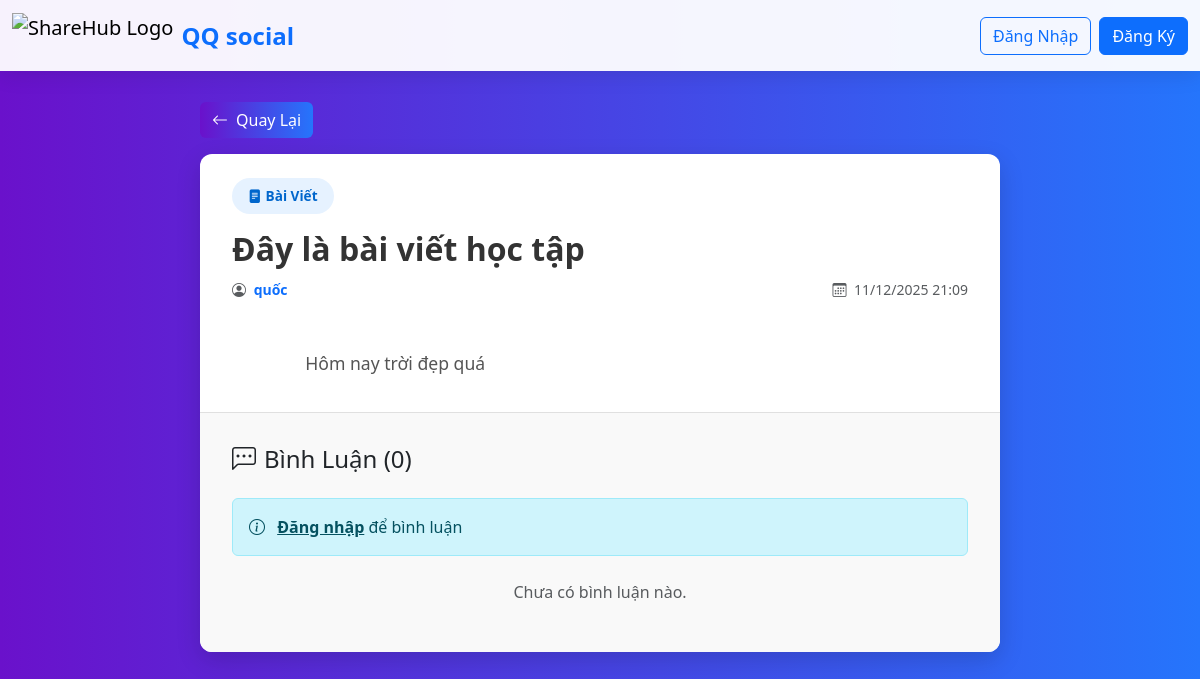
/posts/detailed_post.php?id=8, run on the app's committed database.
### tables this page shows
CREATE TABLE `posts` (
  `id` int(11) NOT NULL,
  `user_id` int(11) NOT NULL,
  `title` varchar(255) NOT NULL,
  `content` text DEFAULT NULL,
  `type` varchar(20) NOT NULL DEFAULT 'text',
  `video_url` varchar(500) DEFAULT NULL,
  `status` tinyint(4) DEFAULT 1,
  `created_at` datetime DEFAULT current_timestamp(),
  `updated_at` datetime DEFAULT current_timestamp() ON UPDATE current_timestamp()
);

CREATE TABLE `users` (
  `id` int(11) NOT NULL,
  `username` varchar(100) NOT NULL,
  `email` varchar(255) NOT NULL,
  `password` varchar(255) NOT NULL,
  `role_id` int(11) DEFAULT NULL,
  `role_level` tinyint(4) DEFAULT 1,
  `created_at` datetime DEFAULT current_timestamp(),
  `updated_at` datetime DEFAULT current_timestamp() ON UPDATE current_timestamp(),
  `status` varchar(50) DEFAULT 'active'
);

### posts/detailed_post.php (the view, shortened to what this page needs)
<?php
include '../config.php';
$post_id = intval($_GET['id']);
$sql = "SELECT posts.*, users.username
        FROM posts
        JOIN users ON posts.user_id = users.id
        WHERE posts.id = $post_id";
$query = mysqli_query($conn, $sql);
$post = mysqli_fetch_assoc($query);
$comment_sql = "SELECT comments.*, users.username
                FROM comments
                JOIN users ON comments.user_id = users.id
                WHERE comments.post_id = $post_id
                ORDER BY comments.created_at ASC";
$comment_query = mysqli_query($conn, $comment_sql);
?>
<!DOCTYPE html>
<html lang="vi">
<head>
    <link href="https://cdn.jsdelivr.net/npm/bootstrap@5.3.3/dist/css/bootstrap.min.css" rel="stylesheet">
    <link rel="stylesheet" href="https://cdn.jsdelivr.net/npm/bootstrap-icons@1.11.3/font/bootstrap-icons.css">
</head>
<body>
    <nav class="navbar navbar-expand-lg fixed-top">
        <div class="container-fluid">
            <a class="navbar-brand d-flex align-items-center" href="../index.php">
                <img src="https://img.freepik.com/premium-vector/play-button-media-music-icon-logo-design-colorful-media-play-technology-logo-element-music-audio-streaming-service-app-video-icon-logo_144543-1677.jpg" alt="ShareHub Logo" class="logo-img">
                <span class="ms-2 fw-bold fs-4 text-primary">QQ social</span>
            </a>
            <div class="collapse navbar-collapse" id="navbarNav">
                <div class="ms-auto d-flex align-items-center">
                    <?php if (isset($_SESSION['user_id'])): ?>
                        <span class="me-3 fw-bold text-dark">Hi, <?php echo htmlspecialchars($_SESSION['username']); ?></span>
                        <a href="../auth/logout.php" class="btn btn-outline-danger btn-sm">Đăng Xuất</a>
                    <?php else: ?>
                        <a href="../auth/login.php" class="btn btn-outline-primary me-2">Đăng Nhập</a>
                        <a href="../auth/register.php" class="btn btn-primary">Đăng Ký</a>
                    <?php endif; ?>
                </div>
            </div>
        </div>
    </nav>
    <div class="post-detail-container">
        <div class="mb-3">
            <a href="../index.php" class="btn btn-back">
                <i class="bi bi-arrow-left me-2"></i>Quay Lại
            </a>
        </div>
        <div class="post-detail-card">
            <div class="post-header">
                <div class="mb-3">
                    <span class="type-badge <?php echo $post['type'] == 'video' ? 'type-video' : 'type-text'; ?>">
                        <?php if ($post['type'] == 'video'): ?>
                            <i class="bi bi-play-circle-fill me-1"></i>Video
                        <?php else: ?>
                            <i class="bi bi-file-text-fill me-1"></i>Bài Viết
                        <?php endif; ?>
                    </span>
                </div>
                <h1 class="post-title">
                    <?php echo htmlspecialchars($post['title']); ?>
                </h1>
                <div class="post-meta">
                    <div>
                        <small class="text-muted">
                            <i class="bi bi-person-circle me-1"></i>
                            <span class="text-primary fw-bold"><?php echo htmlspecialchars($post['username']); ?></span>
                        </small>
                    </div>
                    <div>
                        <small class="text-muted">
                            <i class="bi bi-calendar3 me-1"></i>
                            <?php echo date('d/m/Y H:i', strtotime($post['created_at'])); ?>
                        </small>
                    </div>
                </div>
            </div>
            <div class="post-content">
                <?php echo nl2br(htmlspecialchars($post['content'])); ?>
            </div>
            <div class="comments-section">
                <h4 class="mb-4">
                    <i class="bi bi-chat-left-dots me-2"></i>Bình Luận (<?php echo mysqli_num_rows($comment_query); ?>)
                </h4>
                <?php if (isset($_SESSION['user_id'])): ?>
                    <form method="POST" class="mb-4">
                        <div class="mb-3">
                            <textarea class="form-control" name="comment_content" rows="3" placeholder="Viết bình luận của bạn..." required></textarea>
                        </div>
                        <button type="submit" class="btn btn-primary">
                            <i class="bi bi-send me-2"></i>Gửi Bình Luận
                        </button>
                    </form>
                <?php else: ?>
                    <div class="alert alert-info mb-4">
                        <i class="bi bi-info-circle me-2"></i>
                        <a href="../auth/login.php" class="alert-link">Đăng nhập</a> để bình luận
                    </div>
                <?php endif; ?>
                <?php if (mysqli_num_rows($comment_query) > 0): ?>
                    <hr>
                    <?php
                    $comment_query = mysqli_query($conn, "SELECT comments.*, users.username
                                                         FROM comments
                                                         JOIN users ON comments.user_id = users.id
                                                         WHERE comments.post_id = $post_id
                                                         ORDER BY comments.created_at ASC");
                    while ($comment = mysqli_fetch_assoc($comment_query)): ?>
                        <div class="comment">
                            <div class="comment-author">
                                <i class="bi bi-person-circle me-2"></i><?php echo htmlspecialchars($comment['username']); ?>
                            </div>
                            <div class="comment-time">
                                <?php echo date('d/m/Y H:i', strtotime($comment['created_at'])); ?>
                            </div>
                            <div class="comment-content">
                                <?php echo htmlspecialchars($comment['content']); ?>
                            </div>
                        </div>
                    <?php endwhile; ?>
                <?php else: ?>
                    <p class="text-muted text-center">Chưa có bình luận nào.</p>
                <?php endif; ?>
            </div>
        </div>
    </div>
</body>
</html>

### posts/detailed_post.php (style rules this page uses)
body { background: linear-gradient(to right, #6a11cb, #2575fc); min-height: 100vh; margin: 0; padding-top: 70px; }
.navbar { background: rgba(255, 255, 255, 0.95); box-shadow: 0 4px 20px rgba(0, 0, 0, 0.1); }
.logo-img { height: 45px; width: auto; }
.post-detail-container { max-width: 800px; margin: 2rem auto; }
.post-detail-card { background: white; border-radius: 12px; box-shadow: 0 8px 25px rgba(0, 0, 0, 0.15); overflow: hidden; }
.post-header { padding: 1.5rem 2rem 0 2rem; border-bottom: none; }
.post-title { font-size: 2rem; font-weight: bold; color: #333; margin-bottom: 0.5rem; }
.post-meta { display: flex; justify-content: space-between; align-items: center; flex-wrap: wrap; gap: 1rem; margin-bottom: 0; }
.post-content { padding: 1rem 2rem 2rem 2rem; line-height: 1.8; font-size: 1.1rem; color: #555; text-align: justify; word-wrap: break-word; word-break: break-word; white-space: pre-wrap; overflow-wrap: break-word; }
.comments-section { border-top: 1px solid #e0e0e0; padding: 2rem; background-color: #f9f9f9; }
.btn-back { background: linear-gradient(to right, #6a11cb, #2575fc); border: none; color: white; }
.type-badge { display: inline-block; padding: 0.5rem 1rem; border-radius: 20px; font-size: 0.85rem; font-weight: bold; }
.type-text { background-color: #e6f2ff; color: #0066cc; }

### data on the page
posts: title "Đây là bài viết học tập", user.username "quốc", created_at "11/12/2025 21:09", content "Hôm nay trời đẹp quá"

### other printed values
mysqli_num_rows($comment_query) "0"
